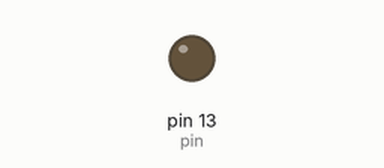
Recording of a sketch running on a simulated Arduino Uno, built with avr-gcc and run on an emulated ATmega328P. On the bench: output pins drawn as LEDs (lit = HIGH).

Above: at 2.5 s.
At 6.9 s:
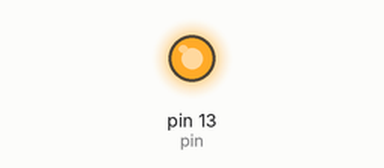
Timing chart, 0 to 7.2 s (numbered marks = the images above):
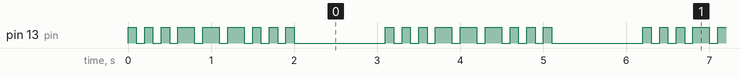

Measured:
- by itself, pin 13 (pin): repeats every 3.1 s: 2 × (LOW 0.10 s, HIGH 0.10 s), 3 × (LOW 0.10 s, HIGH 0.20 s), 3 × (LOW 0.10 s, HIGH 0.10 s), LOW 1.1 s, HIGH 0.10 s
- by itself, everything shown: repeats every 3.1 s, in 18 steps

The sketch:

index.ino
```cpp
#include "./Morse.h"

int pin = 13;

void setup()
{
}

void loop()
{
  struct Morse m = morse(pin);
  // S
  dot(m); dot(m); dot(m);
  // O
  dash(m); dash(m); dash(m);
  // S
  dot(m); dot(m); dot(m);
  delay(1000);
}
```

Morse.cpp
```cpp
#include "Morse.h"

struct Morse morse(int pin) {
  struct Morse result = { pin };
  pinMode(pin, OUTPUT);
  return result;
}

void dot(struct Morse m) {
  digitalWrite(m.pin, HIGH);
  delay(100);
  digitalWrite(m.pin, LOW);
  delay(100);
}

void dash(struct Morse m) {
  digitalWrite(m.pin, HIGH);
  delay(200);
  digitalWrite(m.pin, LOW);
  delay(100);
}
```

Morse.h
```cpp
#ifndef Morse_h
#define Morse_h

#include "Arduino.h"

struct Morse {
  int pin;
};

struct Morse morse(int pin);
void dot(struct Morse m);
void dash(struct Morse m);

#endif
```
